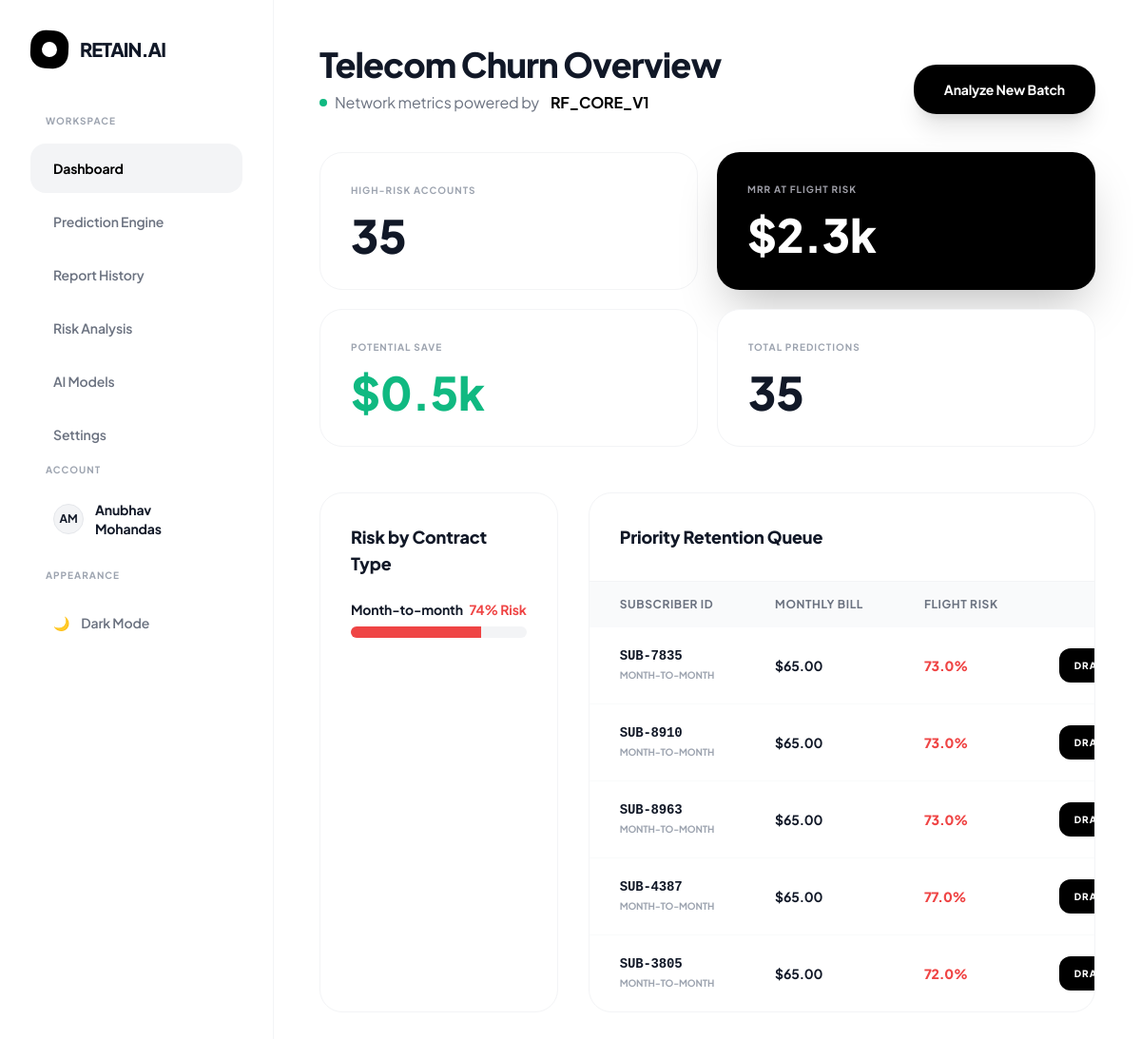
The page / (signed in) on the database its author committed.
### apps/customer/models.py (models this page shows, shortened)
class Customer(AbstractUser):
    company = models.CharField(max_length=255, blank=True, null=True)
    ROLE_CHOICES = [
        ('founder_ceo', 'Founder / CEO'),
        ('product_manager', 'Product Manager'),
        ('growth_marketing', 'Growth / Marketing'),
        ('data_analyst', 'Data Analyst'),
        ('customer_success', 'Customer Success'),
        ('engineer', 'Engineer'),
        ('other', 'Other'),
    ]
    role = models.CharField(max_length=20, choices=ROLE_CHOICES, blank=True, null=True)
    email = models.EmailField(unique=True)
    risk_threshold = models.IntegerField(default=70)
    USERNAME_FIELD = 'email'
    REQUIRED_FIELDS = ['username', 'first_name', 'last_name']

class PredictionReport(models.Model):
    user = models.ForeignKey(Customer, on_delete=models.CASCADE, related_name='reports', null=True)
    subscriber_id = models.CharField(max_length=50, default="SIM-AUTO", db_index=True)
    source_file = models.CharField(max_length=255, default="Manual Entry")
    record_count = models.IntegerField(default=1)
    tenure = models.IntegerField()
    monthly_charges = models.FloatField()
    contract_type = models.CharField(max_length=50)  # e.g., "Month-to-month"
    risk_score = models.FloatField()  # Stores as 0.8523
    model_version = models.CharField(max_length=50, default="RF_CORE_V1")
    created_at = models.DateTimeField(auto_now_add=True)
    class Meta:
        ordering = ['-created_at']
    @property
    def risk_percent(self):
        try:
            return round(self.risk_score * 100, 1)
        except (TypeError, ValueError):
            return 0.0

### apps/customer/views.py (the view)
# urls.py: path('', dashboard_page, name='dashboard_page'),  # Setting Dashboard as the default landing
@login_required(login_url='/login/')
def dashboard_page(request):
    user_reports = PredictionReport.objects.filter(user=request.user)
    high_risk_count = user_reports.filter(risk_score__gte=0.7).count()
    mrr_at_risk = (user_reports.filter(risk_score__gte=0.7).aggregate(Sum('monthly_charges'))[
                       'monthly_charges__sum'] or 0) / 1000
    raw_contract_stats = user_reports.values('contract_type').annotate(
        avg_risk=Avg('risk_score')
    )
    contract_stats = []
    for item in raw_contract_stats:
        risk_val = item['avg_risk'] or 0
        contract_stats.append({
            'contract_type': item['contract_type'],
            'risk_percent': round(risk_val * 100),
            'color': 'red-500' if risk_val >= 0.7 else 'yellow-500' if risk_val >= 0.3 else 'emerald-500'
        })
    context = {
        'high_risk_count': high_risk_count,
        'mrr_at_risk': mrr_at_risk,
        'potential_recovery': mrr_at_risk * 0.2,
        'contract_stats': contract_stats,
        'priority_queue': user_reports.filter(risk_score__gte=0.7).order_by('-monthly_charges')[:5],
        'total_predictions': user_reports.count(),
    }
    return render(request, 'dashboard.html', context)

### apps/customer/templates/dashboard.html (shortened to what this page needs)
{% load static %}
<!DOCTYPE html>
<html lang="en" class="light">
<head>
  <script src="https://cdn.tailwindcss.com"></script>
  <link rel="stylesheet" href="{% static 'assets/css/dashboard.css' %}">
  <link rel="stylesheet" href="{% static 'assets/css/global.css' %}">
  <link rel="stylesheet" href="{% static 'assets/css/prediction.css' %}">
</head>
<body class="flex min-h-screen bg-white dark:bg-[#050505]">
  {% include 'sidebar.html' %}
  <div class="flex-1 flex flex-col min-w-0">
    <main class="flex-1 p-6 md:p-10 lg:p-12 overflow-y-auto">
      <header class="flex flex-col sm:flex-row sm:justify-between sm:items-end gap-6 mb-10">
        <div>
          <h2 class="text-3xl md:text-4xl font-extrabold tracking-tight mb-2 dark:text-white">Telecom Churn Overview</h2>
          <p class="text-gray-500 dark:text-zinc-400 flex items-center gap-2">
            <span class="w-2 h-2 bg-emerald-500 rounded-full animate-pulse"></span>
            Network metrics powered by <span class="font-bold text-black dark:text-white ml-1">RF_CORE_V1</span>
          </p>
        </div>
        <a href="{% url 'prediction_page' %}" class="bg-black dark:bg-white dark:text-black text-white px-6 py-3.5 md:px-8 md:py-4 curved font-bold text-sm hover:scale-95 transition-all shadow-xl shadow-black/10 self-start sm:self-auto whitespace-nowrap inline-block text-center">
          Analyze New Batch
        </a>
      </header>
      <div class="grid grid-cols-1 sm:grid-cols-2 xl:grid-cols-4 gap-5 mb-12">
        <div class="bg-white dark:bg-zinc-900 p-8 curved border border-gray-100 dark:border-zinc-800">
          <p class="text-[10px] font-bold text-gray-400 dark:text-zinc-500 uppercase tracking-widest mb-4">High-Risk Accounts</p>
          <div class="flex items-end gap-3">
            <h3 class="text-5xl font-extrabold leading-none dark:text-white">{{ high_risk_count|default:"0" }}</h3>
          </div>
        </div>
        <div class="bg-black dark:bg-white p-8 curved shadow-2xl">
          <p class="text-[10px] font-bold text-zinc-400 dark:text-zinc-500 uppercase tracking-widest mb-4">MRR At Flight Risk</p>
          <h3 class="text-5xl font-extrabold leading-none text-white dark:text-black">${{ mrr_at_risk|floatformat:1 }}k</h3>
        </div>
        <div class="bg-white dark:bg-zinc-900 p-8 curved border border-gray-100 dark:border-zinc-800">
          <p class="text-[10px] font-bold text-gray-400 dark:text-zinc-500 uppercase tracking-widest mb-4">Potential Save</p>
          <div class="flex items-end gap-3">
            <h3 class="text-5xl font-extrabold dark:text-white text-emerald-500">${{ potential_recovery|floatformat:1 }}k</h3>
          </div>
        </div>
        <div class="bg-white dark:bg-zinc-900 p-8 curved border border-gray-100 dark:border-zinc-800">
          <p class="text-[10px] font-bold text-gray-400 dark:text-zinc-500 uppercase tracking-widest mb-4">Total Predictions</p>
          <h3 class="text-5xl font-extrabold dark:text-white">{{ total_predictions|default:"0" }}</h3>
        </div>
      </div>
      <div class="grid grid-cols-1 lg:grid-cols-3 gap-8">
        <div class="bg-white dark:bg-zinc-900 p-8 curved border border-gray-100 dark:border-zinc-800 lg:col-span-1">
          <h3 class="text-lg font-extrabold dark:text-white mb-6">Risk by Contract Type</h3>
          <div class="space-y-6">
            {% for item in contract_stats %}
            <div>
              <div class="flex justify-between text-sm font-bold mb-2">
                <span class="dark:text-white">{{ item.contract_type }}</span>
                <span class="text-{{ item.color }}">
                  {{ item.risk_percent }}% Risk
                </span>
              </div>
              <div class="w-full bg-gray-100 dark:bg-zinc-800 h-3 rounded-full overflow-hidden">
                <div class="h-full bg-{{ item.color }}"
                     style="width: {{ item.risk_percent }}%"></div>
              </div>
            </div>
            {% empty %}
            <p class="text-gray-400 text-xs font-bold uppercase tracking-widest">No Data Available</p>
            {% endfor %}
          </div>
        </div>
        <div class="bg-white dark:bg-zinc-900 curved border border-gray-100 dark:border-zinc-800 lg:col-span-2 flex flex-col overflow-hidden">
          <div class="p-8 border-b border-gray-100 dark:border-zinc-800">
            <h3 class="text-lg font-extrabold dark:text-white">Priority Retention Queue</h3>
          </div>
          <div class="overflow-x-auto flex-1">
            <table class="w-full text-left text-sm whitespace-nowrap">
              <thead class="bg-gray-50 dark:bg-zinc-800/50 text-gray-500 dark:text-zinc-400 uppercase font-bold text-xs tracking-wider">
                <tr>
                  <th class="px-8 py-4">Subscriber ID</th>
                  <th class="px-8 py-4">Monthly Bill</th>
                  <th class="px-8 py-4">Flight Risk</th>
                  <th class="px-8 py-4 text-right">Action</th>
                </tr>
              </thead>
              <tbody class="divide-y divide-gray-50 dark:divide-zinc-800">
                {% for report in priority_queue %}
                <tr class="hover:bg-gray-50 dark:hover:bg-zinc-800/30 transition-colors">
                  <td class="px-8 py-5">
                    <div class="font-mono font-bold dark:text-white">{{ report.subscriber_id }}</div>
                    <div class="text-[10px] text-gray-400 font-bold uppercase">{{ report.contract_type }}</div>
                  </td>
                  <td class="px-8 py-5 dark:text-zinc-300 font-bold">${{ report.monthly_charges|floatformat:2 }}</td>
                  <td class="px-8 py-5">
                    <span class="{% if report.risk_score >= 0.7 %}text-red-500{% else %}text-yellow-500{% endif %} font-black">
                      {{ report.risk_percent }}%
                    </span>
                  </td>
                  <td class="px-8 py-5 text-right">
                    <button class="bg-black dark:bg-white text-white dark:text-black px-4 py-2 rounded-xl text-[10px] font-black uppercase tracking-widest hover:scale-95 transition">
                      Draft Offer
                    </button>
                  </td>
                </tr>
                {% empty %}
                <tr>
                  <td colspan="4" class="px-8 py-10 text-center text-gray-400 font-bold uppercase tracking-widest">No critical accounts detected</td>
                </tr>
                {% endfor %}
              </tbody>
            </table>
          </div>
        </div>
      </div>
    </main>
  </div>
</body>
</html>

### apps/customer/templates/sidebar.html (shortened to what this page needs)
{% load static %}
<aside id="sidebar" class="w-72 bg-white dark:bg-[#0d0d0d] border-r border-gray-100 dark:border-zinc-800 flex flex-col h-screen p-8 transition-colors overflow-y-auto z-40 fixed lg:relative -translate-x-full lg:translate-x-0 transition-transform duration-300">
  <div class="flex items-center gap-3 mb-12">
    <div class="w-10 h-10 bg-black dark:bg-white rounded-2xl flex items-center justify-center rotate-3 flex-shrink-0">
      <div class="w-4 h-4 bg-white dark:bg-black rounded-full"></div>
    </div>
    <h1 class="text-xl font-extrabold tracking-tighter dark:text-white">RETAIN.AI</h1>
  </div>
  <nav class="space-y-1 flex-1" role="navigation">
    <p class="text-[10px] font-bold text-gray-400 dark:text-zinc-500 uppercase tracking-widest mb-4 ml-4">Workspace</p>
    <a href="{% url 'dashboard_page' %}" class="nav-link w-full flex items-center gap-3 px-6 py-4 rounded-2xl font-bold text-sm {% if request.resolver_match.url_name == 'dashboard_page' %}bg-gray-100 dark:bg-zinc-800 text-black dark:text-white{% else %}text-gray-500 dark:text-zinc-400 hover:bg-gray-50 dark:hover:bg-zinc-800/50{% endif %}">
      Dashboard
    </a>
    <a href="{% url 'prediction_page' %}" class="nav-link w-full flex items-center gap-3 px-6 py-4 rounded-2xl font-semibold text-sm transition {% if request.resolver_match.url_name == 'prediction_page' %}bg-gray-100 dark:bg-zinc-800 text-black dark:text-white{% else %}text-gray-500 dark:text-zinc-400 hover:bg-gray-50 dark:hover:bg-zinc-800/50{% endif %}">
      Prediction Engine
    </a>
    <a href="{% url 'report_history' %}" class="nav-link w-full flex items-center gap-3 px-6 py-4 text-gray-500 dark:text-zinc-400 rounded-2xl font-semibold text-sm transition hover:bg-gray-50 dark:hover:bg-zinc-800/50">
      Report History
    </a>
    <a href="{% url 'risk_analysis' %}" class="nav-link w-full flex items-center gap-3 px-6 py-4 text-gray-500 dark:text-zinc-400 rounded-2xl font-semibold text-sm transition hover:bg-gray-50 dark:hover:bg-zinc-800/50">Risk Analysis</a>
    <a href="{% url 'ai_models_page' %}" class="nav-link w-full flex items-center gap-3 px-6 py-4 text-gray-500 dark:text-zinc-400 rounded-2xl font-semibold text-sm transition hover:bg-gray-50 dark:hover:bg-zinc-800/50">AI Models</a>
    <a href="{% url 'settings_page' %}" class="nav-link w-full flex items-center gap-3 px-6 py-4 rounded-2xl font-semibold text-sm transition {% if request.resolver_match.url_name == 'settings_page' %}active bg-gray-100 dark:bg-zinc-800 text-black dark:text-white{% else %}text-gray-500 dark:text-zinc-400 hover:bg-gray-50 dark:hover:bg-zinc-800/50{% endif %}">
    Settings
  </a>
    <div class="mt-8">
      <p class="text-[10px] font-bold text-gray-400 dark:text-zinc-500 uppercase tracking-widest mb-4 ml-4">Account</p>
      <div class="flex items-center gap-3 px-6 py-2 mb-2">
        <div class="w-8 h-8 bg-gray-100 dark:bg-zinc-800 rounded-full flex items-center justify-center font-bold text-xs dark:text-white border border-gray-200 dark:border-zinc-700">
          {{ request.user.first_name|slice:":1" }}{{ request.user.last_name|slice:":1" }}
        </div>
        <span class="font-bold text-sm dark:text-white">{{ request.user.get_full_name|default:request.user.username }}</span>
      </div>
      <p class="text-[10px] font-bold text-gray-400 dark:text-zinc-500 uppercase tracking-widest mb-4 ml-4 mt-6">Appearance</p>
      <button id="themeToggle" class="w-full flex items-center gap-3 px-6 py-4 text-gray-500 dark:text-zinc-400 rounded-2xl font-semibold text-sm transition hover:bg-gray-50 dark:hover:bg-zinc-800/50">
        <span id="themeIcon">🌙</span> <span id="themeText">Dark Mode</span>
      </button>
    </div>
  </nav>
</aside>

### static/assets/css/global.css (style rules this page uses)
:root { --bg: #f9fafb; --card-bg: #ffffff; --accent: #000000; --curve: 1.5rem; }
body { font-family: 'Plus Jakarta Sans', sans-serif; background-color: var(--bg); color: #111827; letter-spacing: -0.01em; transition: background-color 0.3s ease; }
.curved { border-radius: var(--curve); }
.nav-link { position: relative; }
#sidebar { transition: transform 0.3s cubic-bezier(0.4, 0, 0.2, 1); }

### rows shown on the page
Customer: user.first_name "A", user.last_name "M", user.get_full_name "Anubhav Mohandas"
PredictionReport: subscriber_id "SUB-7835", contract_type "MONTH-TO-MONTH", monthly_charges "65.00", risk_percent "73.0"
PredictionReport: subscriber_id "SUB-8910", contract_type "MONTH-TO-MONTH", monthly_charges "65.00", risk_percent "73.0"
PredictionReport: subscriber_id "SUB-8963", contract_type "MONTH-TO-MONTH", monthly_charges "65.00", risk_percent "73.0"
PredictionReport: subscriber_id "SUB-4387", contract_type "MONTH-TO-MONTH", monthly_charges "65.00", risk_percent "77.0"
PredictionReport: subscriber_id "SUB-3805", contract_type "MONTH-TO-MONTH", monthly_charges "65.00", risk_percent "72.0"

### other values the page prints
{{ high_risk_count|default:"0" }} "35"
{{ mrr_at_risk|floatformat:1 }} "2.3"
{{ potential_recovery|floatformat:1 }} "0.5"
{{ total_predictions|default:"0" }} "35"
{{ item.contract_type }} "Month-to-month"
{{ item.risk_percent }} "74"
